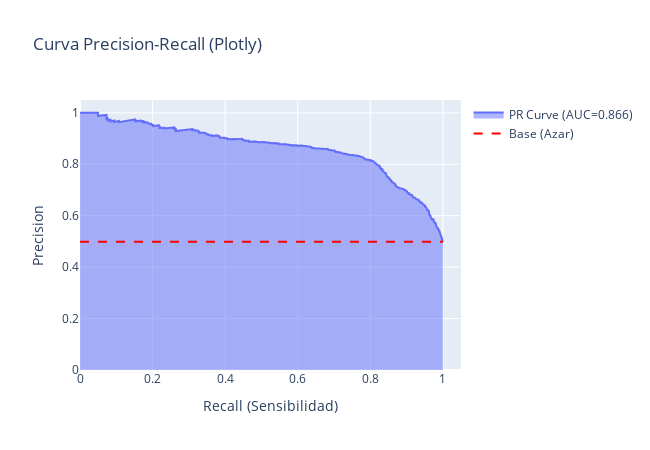

Source (notebook cell):
### Markdown cell above
# *Colocar el análisis de esta gráfica*

### Code cell
# 1. Calcular precisión y recall para diferentes umbrales
# Usamos las probabilidades de la clase 1 (clf.predict_proba)
probs = clf.predict_proba(X_test)[:, 1]
precision, recall, thresholds = precision_recall_curve(y_test, probs)
pr_auc = auc(recall, precision)

# 2. Crear la visualización con Plotly
fig = go.Figure()

# Añadir la curva Precision-Recall
fig.add_trace(go.Scatter(
    x=recall, 
    y=precision, 
    mode='lines', 
    name=f'PR Curve (AUC={pr_auc:.3f})',
    fill='tozeroy' # Rellena el área bajo la curva
))

# Añadir línea de referencia (proporción de la clase positiva)
baseline = y_test.sum() / len(y_test)
fig.add_trace(go.Scatter(
    x=[0, 1], 
    y=[baseline, baseline], 
    mode='lines', 
    name='Base (Azar)', 
    line=dict(dash='dash', color='red')
))

# Configuración de diseño
fig.update_layout(
    title="Curva Precision-Recall (Plotly)",
    xaxis_title="Recall (Sensibilidad)",
    yaxis_title="Precision",
    width=650, 
    height=450,
    xaxis=dict(range=[0, 1.05]),
    yaxis=dict(range=[0, 1.05])
)

fig.show()

### Figure 1 — Plotly figure (JSON) as saved in the notebook; plotly's stock layout.template omitted (floating-point values rounded to 4 significant figures; data arrays with more than 128 entries replaced by an {"elided": "..."} marker saying what was removed)
{"data": [{"fill": "tozeroy", "mode": "lines", "name": "PR Curve (AUC=0.866)", "type": "scatter", "x": {"elided": "3477 float values"}, "y": {"elided": "3477 float values"}}, {"line": {"color": "red", "dash": "dash"}, "mode": "lines", "name": "Base (Azar)", "type": "scatter", "x": [0, 1], "y": [0.4988, 0.4988]}], "layout": {"height": 450, "title": {"text": "Curva Precision-Recall (Plotly)"}, "width": 650, "xaxis": {"range": [0, 1.05], "title": {"text": "Recall (Sensibilidad)"}}, "yaxis": {"range": [0, 1.05], "title": {"text": "Precision"}}}}
